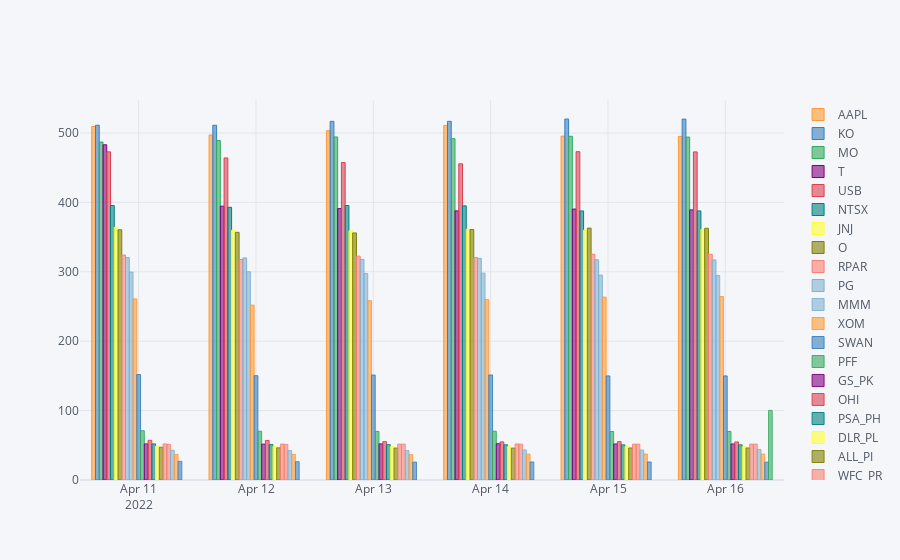

This figure's notebook cell:
### Code cell
import plotly.offline as plyo
import cufflinks

plyo.iplot(item_df.iplot(asFigure=True,kind='bar'))

### Figure 1 — Plotly figure (JSON) as saved in the notebook; plotly's stock layout.template omitted (floating-point values rounded to 4 significant figures)
{"data": [{"marker": {"color": "rgba(255, 153, 51, 0.6)", "line": {"color": "rgba(255, 153, 51, 1.0)", "width": 1}}, "name": "AAPL", "orientation": "v", "text": "", "type": "bar", "x": ["2022-04-11", "2022-04-12", "2022-04-13", "2022-04-14", "2022-04-15", "2022-04-16"], "y": [509.4, 497.1, 503.4, 510.9, 495.5, 495.2]}, {"marker": {"color": "rgba(55, 128, 191, 0.6)", "line": {"color": "rgba(55, 128, 191, 1.0)", "width": 1}}, "name": "KO", "orientation": "v", "text": "", "type": "bar", "x": ["2022-04-11", "2022-04-12", "2022-04-13", "2022-04-14", "2022-04-15", "2022-04-16"], "y": [511.2, 511.1, 516.8, 516.8, 520.2, 520]}, {"marker": {"color": "rgba(50, 171, 96, 0.6)", "line": {"color": "rgba(50, 171, 96, 1.0)", "width": 1}}, "name": "MO", "orientation": "v", "text": "", "type": "bar", "x": ["2022-04-11", "2022-04-12", "2022-04-13", "2022-04-14", "2022-04-15", "2022-04-16"], "y": [487.0, 489.1, 494.3, 491.9, 495.3, 494.1]}, {"marker": {"color": "rgba(128, 0, 128, 0.6)", "line": {"color": "rgba(128, 0, 128, 1.0)", "width": 1}}, "name": "T", "orientation": "v", "text": "", "type": "bar", "x": ["2022-04-11", "2022-04-12", "2022-04-13", "2022-04-14", "2022-04-15", "2022-04-16"], "y": [483, 394.6, 391.1, 387.8, 390.4, 389.2]}, {"marker": {"color": "rgba(219, 64, 82, 0.6)", "line": {"color": "rgba(219, 64, 82, 1.0)", "width": 1}}, "name": "USB", "orientation": "v", "text": "", "type": "bar", "x": ["2022-04-11", "2022-04-12", "2022-04-13", "2022-04-14", "2022-04-15", "2022-04-16"], "y": [472.9, 464.0, 457.4, 455.6, 473.0, 472.8]}, {"marker": {"color": "rgba(0, 128, 128, 0.6)", "line": {"color": "rgba(0, 128, 128, 1.0)", "width": 1}}, "name": "NTSX", "orientation": "v", "text": "", "type": "bar", "x": ["2022-04-11", "2022-04-12", "2022-04-13", "2022-04-14", "2022-04-15", "2022-04-16"], "y": [395.5, 392.9, 395.5, 395, 387.7, 387.7]}, {"marker": {"color": "rgba(255, 255, 51, 0.6)", "line": {"color": "rgba(255, 255, 51, 1.0)", "width": 1}}, "name": "JNJ", "orientation": "v", "text": "", "type": "bar", "x": ["2022-04-11", "2022-04-12", "2022-04-13", "2022-04-14", "2022-04-15", "2022-04-16"], "y": [364.2, 359.9, 359, 361.2, 360.1, 361]}, {"marker": {"color": "rgba(128, 128, 0, 0.6)", "line": {"color": "rgba(128, 128, 0, 1.0)", "width": 1}}, "name": "O", "orientation": "v", "text": "", "type": "bar", "x": ["2022-04-11", "2022-04-12", "2022-04-13", "2022-04-14", "2022-04-15", "2022-04-16"], "y": [360.6, 356.9, 356, 360.9, 362.9, 362.6]}, {"marker": {"color": "rgba(251, 128, 114, 0.6)", "line": {"color": "rgba(251, 128, 114, 1.0)", "width": 1}}, "name": "RPAR", "orientation": "v", "text": "", "type": "bar", "x": ["2022-04-11", "2022-04-12", "2022-04-13", "2022-04-14", "2022-04-15", "2022-04-16"], "y": [324.1, 317.7, 322.6, 320.5, 325.4, 325.4]}, {"marker": {"color": "rgba(128, 177, 211, 0.6)", "line": {"color": "rgba(128, 177, 211, 1.0)", "width": 1}}, "name": "PG", "orientation": "v", "text": "", "type": "bar", "x": ["2022-04-11", "2022-04-12", "2022-04-13", "2022-04-14", "2022-04-15", "2022-04-16"], "y": [320.5, 320, 317.9, 319.4, 317.3, 317.1]}, {"marker": {"color": "rgba(128, 177, 211, 0.6)", "line": {"color": "rgba(128, 177, 211, 0.8999999999999999)", "width": 1}}, "name": "MMM", "orientation": "v", "text": "", "type": "bar", "x": ["2022-04-11", "2022-04-12", "2022-04-13", "2022-04-14", "2022-04-15", "2022-04-16"], "y": [299.6, 300.1, 297.6, 298.0, 295.2, 294.8]}, {"marker": {"color": "rgba(255, 153, 51, 0.6)", "line": {"color": "rgba(255, 153, 51, 0.8999999999999999)", "width": 1}}, "name": "XOM", "orientation": "v", "text": "", "type": "bar", "x": ["2022-04-11", "2022-04-12", "2022-04-13", "2022-04-14", "2022-04-15", "2022-04-16"], "y": [260.9, 252, 258.3, 260.2, 263.6, 264.3]}, {"marker": {"color": "rgba(55, 128, 191, 0.6)", "line": {"color": "rgba(55, 128, 191, 0.8999999999999999)", "width": 1}}, "name": "SWAN", "orientation": "v", "text": "", "type": "bar", "x": ["2022-04-11", "2022-04-12", "2022-04-13", "2022-04-14", "2022-04-15", "2022-04-16"], "y": [152, 150.3, 151.2, 151.3, 150, 150]}, {"marker": {"color": "rgba(50, 171, 96, 0.6)", "line": {"color": "rgba(50, 171, 96, 0.8999999999999999)", "width": 1}}, "name": "PFF", "orientation": "v", "text": "", "type": "bar", "x": ["2022-04-11", "2022-04-12", "2022-04-13", "2022-04-14", "2022-04-15", "2022-04-16"], "y": [71, 70.26, 70, 70.28, 69.9, 69.9]}, {"marker": {"color": "rgba(128, 0, 128, 0.6)", "line": {"color": "rgba(128, 0, 128, 0.8999999999999999)", "width": 1}}, "name": "GS_PK", "orientation": "v", "text": "", "type": "bar", "x": ["2022-04-11", "2022-04-12", "2022-04-13", "2022-04-14", "2022-04-15", "2022-04-16"], "y": [52.06, 51.74, 52.1, 52.3, 51.96, 51.96]}, {"marker": {"color": "rgba(219, 64, 82, 0.6)", "line": {"color": "rgba(219, 64, 82, 0.8999999999999999)", "width": 1}}, "name": "OHI", "orientation": "v", "text": "", "type": "bar", "x": ["2022-04-11", "2022-04-12", "2022-04-13", "2022-04-14", "2022-04-15", "2022-04-16"], "y": [57.26, 57.02, 55.3, 55, 55.3, 54.82]}, {"marker": {"color": "rgba(0, 128, 128, 0.6)", "line": {"color": "rgba(0, 128, 128, 0.8999999999999999)", "width": 1}}, "name": "PSA_PH", "orientation": "v", "text": "", "type": "bar", "x": ["2022-04-11", "2022-04-12", "2022-04-13", "2022-04-14", "2022-04-15", "2022-04-16"], "y": [52.04, 51.06, 51, 50.78, 50.68, 50.68]}, {"marker": {"color": "rgba(255, 255, 51, 0.6)", "line": {"color": "rgba(255, 255, 51, 0.8999999999999999)", "width": 1}}, "name": "DLR_PL", "orientation": "v", "text": "", "type": "bar", "x": ["2022-04-11", "2022-04-12", "2022-04-13", "2022-04-14", "2022-04-15", "2022-04-16"], "y": [48.92, 48.4, 48.24, 48.44, 48.18, 48.18]}, {"marker": {"color": "rgba(128, 128, 0, 0.6)", "line": {"color": "rgba(128, 128, 0, 0.8999999999999999)", "width": 1}}, "name": "ALL_PI", "orientation": "v", "text": "", "type": "bar", "x": ["2022-04-11", "2022-04-12", "2022-04-13", "2022-04-14", "2022-04-15", "2022-04-16"], "y": [47.22, 46.34, 46.08, 46, 46.16, 46.16]}, {"marker": {"color": "rgba(251, 128, 114, 0.6)", "line": {"color": "rgba(251, 128, 114, 0.8999999999999999)", "width": 1}}, "name": "WFC_PR", "orientation": "v", "text": "", "type": "bar", "x": ["2022-04-11", "2022-04-12", "2022-04-13", "2022-04-14", "2022-04-15", "2022-04-16"], "y": [51.96, 51.72, 51.7, 51.86, 51.66, 51.66]}, {"marker": {"color": "rgba(251, 128, 114, 0.6)", "line": {"color": "rgba(251, 128, 114, 0.7999999999999998)", "width": 1}}, "name": "PMT_PB", "orientation": "v", "text": "", "type": "bar", "x": ["2022-04-11", "2022-04-12", "2022-04-13", "2022-04-14", "2022-04-15", "2022-04-16"], "y": [51.39, 51.26, 51.68, 51.78, 51.68, 51.68]}, {"marker": {"color": "rgba(128, 177, 211, 0.6)", "line": {"color": "rgba(128, 177, 211, 0.7999999999999998)", "width": 1}}, "name": "ARCC", "orientation": "v", "text": "", "type": "bar", "x": ["2022-04-11", "2022-04-12", "2022-04-13", "2022-04-14", "2022-04-15", "2022-04-16"], "y": [42.94, 42.42, 42.42, 43.4, 43.24, 44.08]}, {"marker": {"color": "rgba(255, 153, 51, 0.6)", "line": {"color": "rgba(255, 153, 51, 0.7999999999999998)", "width": 1}}, "name": "HTGC", "orientation": "v", "text": "", "type": "bar", "x": ["2022-04-11", "2022-04-12", "2022-04-13", "2022-04-14", "2022-04-15", "2022-04-16"], "y": [36.9, 36.96, 36.56, 37.28, 37.5, 37.5]}, {"marker": {"color": "rgba(55, 128, 191, 0.6)", "line": {"color": "rgba(55, 128, 191, 0.7999999999999998)", "width": 1}}, "name": "PGX", "orientation": "v", "text": "", "type": "bar", "x": ["2022-04-11", "2022-04-12", "2022-04-13", "2022-04-14", "2022-04-15", "2022-04-16"], "y": [26.94, 26.4, 25.88, 26, 26, 25.78]}, {"marker": {"color": "rgba(50, 171, 96, 0.6)", "line": {"color": "rgba(50, 171, 96, 0.7999999999999998)", "width": 1}}, "name": "WBD", "orientation": "v", "text": "", "type": "bar", "x": ["2022-04-11", "2022-04-12", "2022-04-13", "2022-04-14", "2022-04-15", "2022-04-16"], "y": ["", "", "", "", "", 100.2]}], "layout": {"legend": {"bgcolor": "#F5F6F9", "font": {"color": "#4D5663"}}, "paper_bgcolor": "#F5F6F9", "plot_bgcolor": "#F5F6F9", "title": {"font": {"color": "#4D5663"}}, "xaxis": {"gridcolor": "#E1E5ED", "showgrid": true, "tickfont": {"color": "#4D5663"}, "title": {"font": {"color": "#4D5663"}, "text": ""}, "zerolinecolor": "#E1E5ED"}, "yaxis": {"gridcolor": "#E1E5ED", "showgrid": true, "tickfont": {"color": "#4D5663"}, "title": {"font": {"color": "#4D5663"}, "text": ""}, "zerolinecolor": "#E1E5ED"}}}
